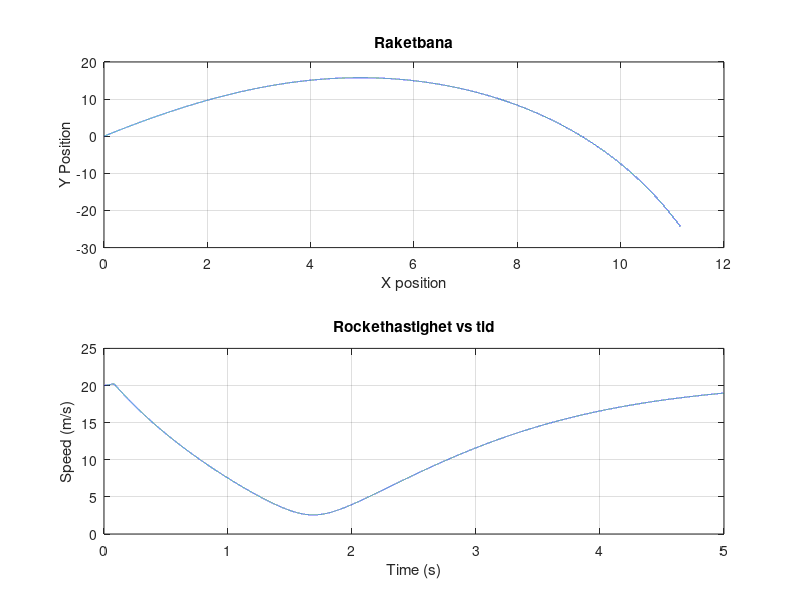

Recreate this plot in MATLAB.
%Fungerade a) och b)

function rocket_simulation
    % Initialvilkor
    angle = deg2rad(80);
    e_x_0 = cos(angle) * 20;
    e_y_0 = sin(angle) * 20;
    
    % startpunkter
    pos_x0 = 0;
    pos_y0 =0;

    % Tids inst and diskretisering
    t_tot = 5;
    h = 0.0001;
    N = t_tot / h;

    % Beräkna hasitgheter men RK4
    [X, Y] = RungeKutta(@eDeriv, e_x_0, e_y_0, h, N);

    % Beräkna pos med
    [pos_X, pos_Y] = Integrator(X, Y, 0, 0, h, N);


    % Plotta resulatat
    figure;
    subplot(2, 1, 1);
    plot(pos_X, pos_Y);
    xlabel('X position');
    ylabel('Y Position');
    title('Raketbana');
    grid on;

    subplot(2, 1, 2);
    plot(linspace(0, t_tot, N+1), sqrt(X.^2 + Y.^2));
    xlabel('Time (s)');
    ylabel('Speed (m/s)');
    title('Rockethastighet vs tid');
    grid on;

    %% a)
    % Max Y
    max_posY = max(pos_Y);
    fprintf('a) Max Y Position: %f\n', max_posY);

    %% b)
    % Y-axel korsande
    zero_crossings = [];
    for i = 1:N
        if pos_Y(i) * pos_Y(i+1) <= 0
            zero_crossings = [zero_crossings, i];
        end
    end

   
    x_intersections = [];
    for i = 1:length(zero_crossings)
        idx = zero_crossings(i);
        x0 = pos_X(idx);
        y0 = pos_Y(idx);
        x1 = pos_X(idx+1);
        y1 = pos_Y(idx+1);

        t_factor = -y0 / (y1 - y0); % How far between points
        x_cross = x0 + (x1 - x0) * t_factor; % Linear interpolation
        x_intersections = [x_intersections, x_cross];
    end

    fprintf('b) X-skär när Y = 0:\n');
    disp(x_intersections);



end

function [X, Y] = RungeKutta(f, vx0, vy0, h, N)
    X = zeros(1, N+1);
    Y = zeros(1, N+1);
    X(1) = vx0;
    Y(1) = vy0;
    t = 0;
    for i = 1:N
        [K1x, K1y] = f(X(i), Y(i), t);
        [K2x, K2y] = f(X(i) + h/2 * K1x, Y(i) + h/2 * K1y, t + h/2);
        [K3x, K3y] = f(X(i) + h/2 * K2x, Y(i) + h/2 * K2y, t + h/2);
        [K4x, K4y] = f(X(i) + h * K3x, Y(i) + h * K3y, t + h);
        X(i+1) = X(i) + (h/6) * (K1x + 2*K2x + 2*K3x + K4x);
        Y(i+1) = Y(i) + (h/6) * (K1y + 2*K2y + 2*K3y + K4y);
        t = t + h;
    end
end

function [posX, posY] = Integrator(vx, vy, pos_x0, pos_y0, h, N)
    posX = zeros(1, N+1);
    posY = zeros(1, N+1);
    posX(1) = pos_x0; % Initial position x
    posY(1) = pos_y0; % Initial position y
    for i = 1:N
        posX(i+1) = posX(i) + h * vx(i);
        posY(i+1) = posY(i) + h * vy(i);
    end
end

function [e_x_prim, e_y_prim] = eDeriv(x_i, y_i, t)
    k_x = 0.001;
    k_y = 0.001;
    g = 9.82;
    m_0 = 0.05;
    k = 0.08;
    
    V = sqrt(x_i^2 + y_i^2);
    phi = atan2(y_i, x_i);
    
    if t <= 0.08
        m = m_0 - (k * t);
        F = 1;
    else
        F = 0;
        m = m_0 - (k * 0.08);
    end

    e_x_prim = (F * cos(phi) - k_x * x_i * V) / m;
    e_y_prim = ((F * sin(phi) - k_y * y_i * V) / m) - g;
end

